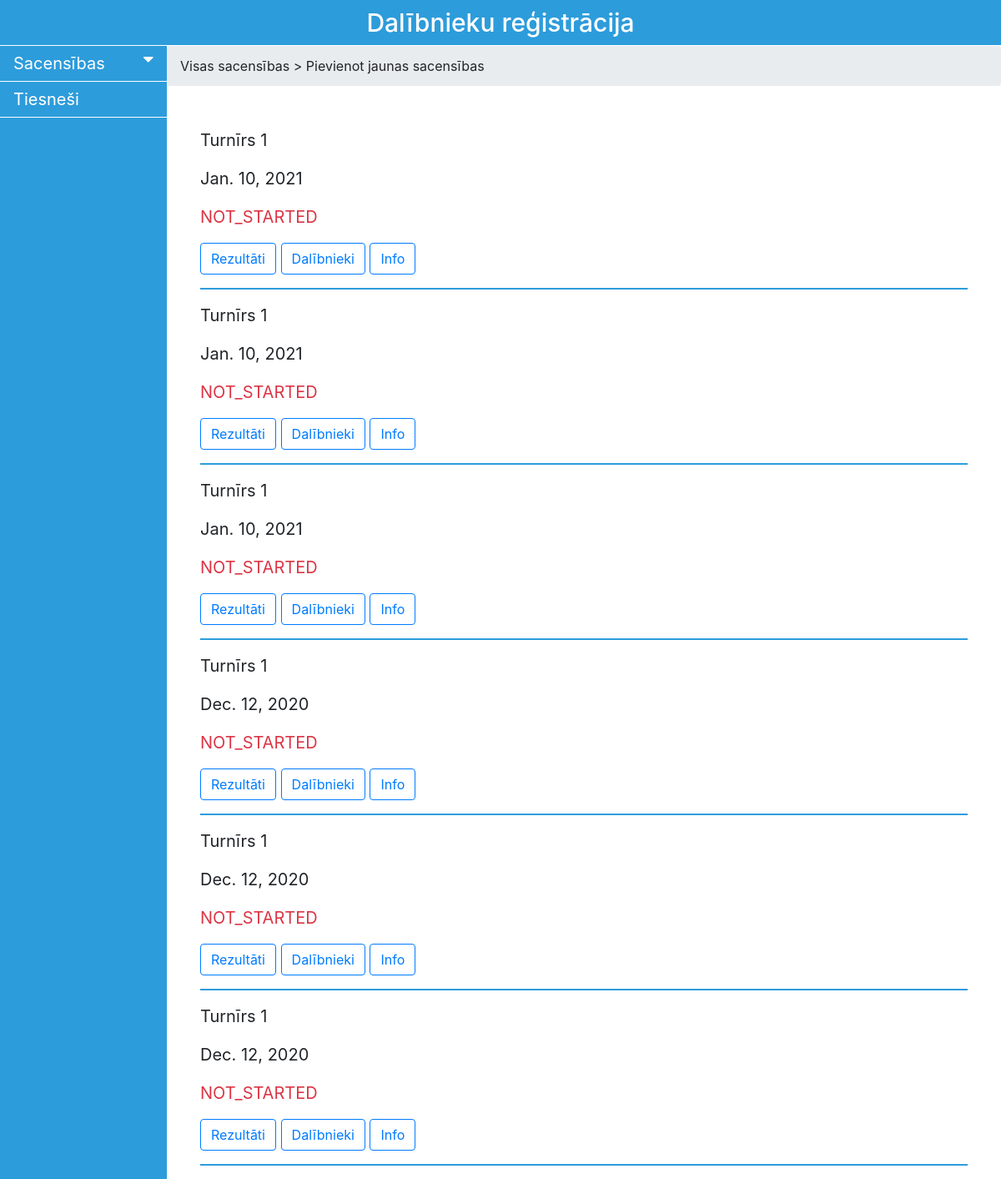
Page /test_list on the committed database.
### sms/models.py (models this page shows)
class Competition(models.Model):
    address = models.CharField(max_length=200, blank=False, null=True)
    date = models.DateField(blank=False, null=True)
    time = models.TimeField(blank=False, null=True)
    sport = models.CharField(max_length=100, blank=False, null=True)
    comp_format = models.CharField(max_length=100, blank=False, null=True)  # should only have a few available fields...
    comp_name = models.CharField(max_length=200, blank=False, null=True)
    no_of_participants = models.IntegerField()
    comp_status = models.CharField(max_length=50, blank=False, null=True)

### sms/views.py (the view)
# urls.py: path('test_list', views.GenericList.as_view(), name='sms-TEST-LIST'),
class GenericList(ListView):
    model = Competition  # Note: the template name 'competition_list.html' is inferred from the model

### sms/templates/sms/competition_list.html
{% extends "sms/base.html" %}
{% block content %}
<div class="competition-list">
    {% for competition in object_list %}
        <p>{{ competition.comp_name }}</p>
        <p>{{ competition.date }}</p>
        <p class="text-danger">{{ competition.comp_status }}</p>
        <button type="button" class="btn btn-outline-primary">Rezultāti</button>
        <button type="button" class="btn btn-outline-primary">Dalībnieki</button>
        <button type="button" class="btn btn-outline-primary">Info</button>
        <hr/>
    {% endfor %}
</div>
{% endblock %}

### sms/templates/sms/base.html (shortened to what this page needs)
{% load static %}
<!DOCTYPE html>
<html lang="lv">
<head>
    <link rel="stylesheet" href="https://cdn.jsdelivr.net/npm/bootstrap@4.5.3/dist/css/bootstrap.min.css"
/>
    <link rel="stylesheet" href="https://cdnjs.cloudflare.com/ajax/libs/font-awesome/5.15.1/css/all.min.css"/>
    <link rel="stylesheet" href="{% static 'css/style.css' %}">
    <link rel="stylesheet" href="https://ajax.googleapis.com/ajax/libs/jqueryui/1.12.1/themes/smoothness/jquery-ui.css">
    <link rel="stylesheet" type="text/css" href="{% static 'css/jquery.bracket.min.css' %}">
{% block body_class %}
<body class="content-page">
{% endblock %}
{% block header %}
<header>
    <div class="container heading">
        <h1>Dalībnieku reģistrācija</h1>
    </div>
</header>
{% endblock %}
{% block sidebar %}
<div class="sidenav">
  <button class="dropdown-btn">Sacensības
    <i class="fa fa-caret-down"></i>
  </button>
  <a href="#">Tiesneši</a>
</div>
{% endblock %}
{% block content_out %}
<div class="container-fluid crumbtop">
<div class="breadcrumb">Visas sacensības > Pievienot jaunas sacensības</div>
</div>
<div id="content_base" class="container main">
{% block content %}
{% endblock %}
</div>
{% endblock %}
</body>
</html>

### sms/static/css/style.css (style rules this page uses)
html, body { min-height: 100%; }
header { background-color: #2d9cdb; padding: 12px 0; width: 100%; border-bottom: 1px solid #fff; }
header .heading { display: flex; justify-content: center; }
header .heading h1 { color: #fff; font-size: 30px; margin: 0; line-height: 1; }
.sidenav { height: 100%; width: 200px; position: fixed; z-index: 1; left: 0; background-color: #2d9cdb; overflow-x: hidden; }
.sidenav a, .dropdown-btn { padding: 6px 8px 6px 16px; text-decoration: none; font-size: 20px; color: #fff; display: block; border: none; border-bottom: 1px solid #fff; background: none; width:100%; text-align: left; cursor: pointer; outline: none; }
.main { font-size: 20px; padding: 0px 10px; padding-left: 210px; }
.fa-caret-down { float: right; padding-right: 8px; }
#content_base { margin-top: 50px; }
.crumbtop { padding: 0 0 0 200px; }
hr { border: 1px solid #2d9cdb; }

### rows in the picture
Competition: comp_name "Turnīrs 1", date "Jan. 10, 2021", comp_status "NOT_STARTED"
Competition: comp_name "Turnīrs 1", date "Jan. 10, 2021", comp_status "NOT_STARTED"
Competition: comp_name "Turnīrs 1", date "Jan. 10, 2021", comp_status "NOT_STARTED"
Competition: comp_name "Turnīrs 1", date "Dec. 12, 2020", comp_status "NOT_STARTED"
Competition: comp_name "Turnīrs 1", date "Dec. 12, 2020", comp_status "NOT_STARTED"
Competition: comp_name "Turnīrs 1", date "Dec. 12, 2020", comp_status "NOT_STARTED"
